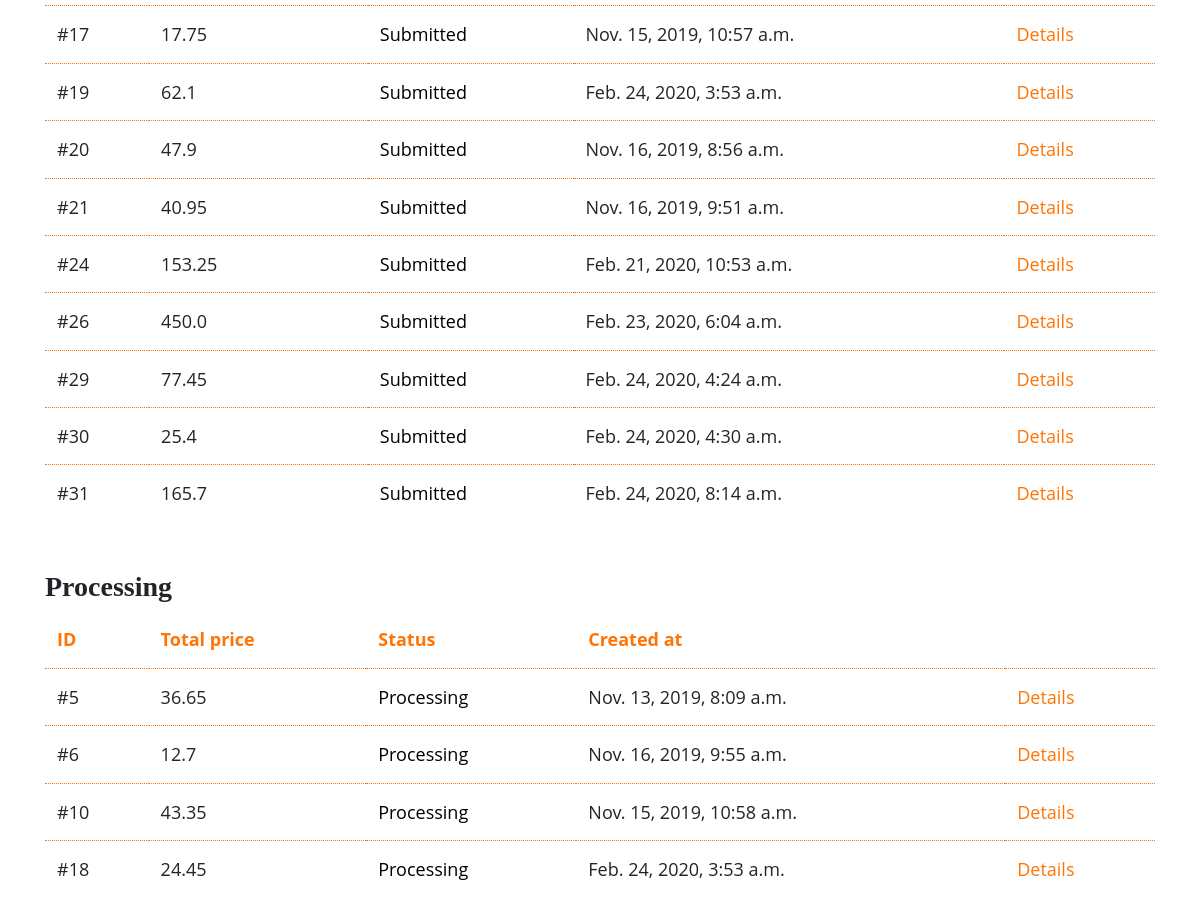
Before: /orders/all (signed in, middle part) with the older database file.
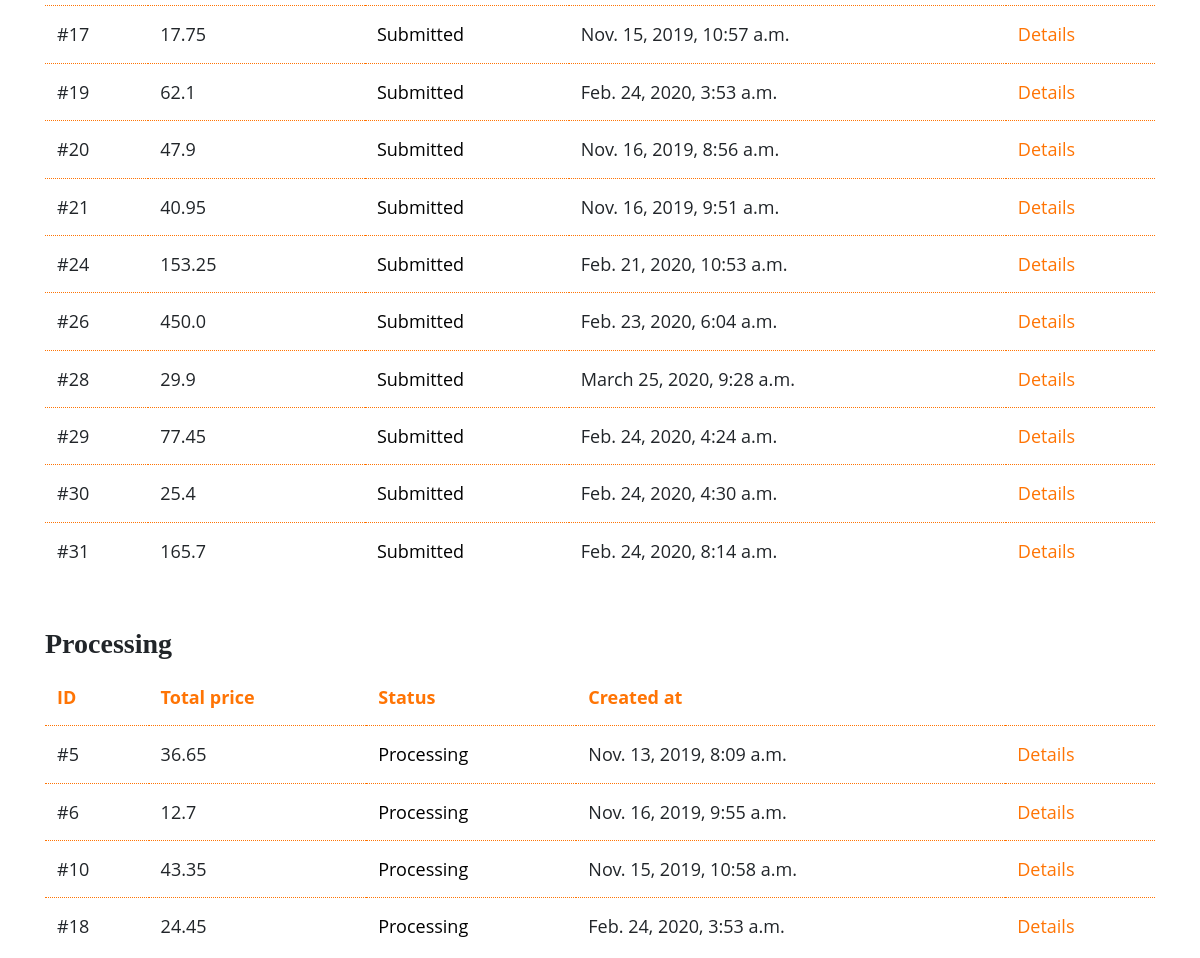
After: the same page with the newer database file.
### orders/models.py (models this page shows, shortened)
class Order(models.Model):
    created_by = models.ForeignKey(User, on_delete=models.SET_NULL, null=True, blank=True)
    time = models.DateTimeField(auto_now=True)
    status_choices = [
        ('p', 'Pending'),
        ('s', 'Submitted'),
        ('pr', 'Processing'),
        ('c', 'Completed'),
    ]
    status = models.CharField(choices=status_choices, max_length=2, blank=False, default='p')
    total_price = models.FloatField(null=True)
    class Meta:
        permissions = (("can_change_status", "Change order status"),)

### orders/views.py (the view)
class AllOrdersListView(LoginRequiredMixin, generic.ListView):
    model = Order
    template_name ='all_orders.html'
    def get_queryset(self):
        return Order.objects.filter(status='s').order_by('id')
    def get_context_data(self, **kwargs):
        cart_num = len(Item.objects.filter(created_by=self.request.user).filter(status__exact='p'))
        context = super(AllOrdersListView, self).get_context_data(**kwargs)
        context['cart_num'] = cart_num
        context['processing_orders'] = Order.objects.filter(status='pr').order_by('id')
        return context

### orders/templates/all_orders.html (shortened to what this page needs)
{% extends "base_generic.html" %}
{% block main %}
<div class="mb-5">
    {% if order_list %}
    <table class="table">
        <tbody>
            {% for order in order_list %}
            <tr>
                <td>#{{ order.id }}</td>
                <td>{{ order.total_price }}</td>
                <td><a href="{% url 'change-order-status' order.pk %}" style="color: black;">
                    {{ order.get_status_display }}</a></td>
                <td>{{ order.time }}</td>
                <td><a href="{% url 'order-detail' order.pk %}" style="color: #ff7404;">
                    Details</a></td>
            </tr>
            {% endfor %}
        </tbody>
    </table>
    {% else %}
    <p><i>No submitted orders yet</i></p>
    {% endif %}
</div>
<div class="mb-5">
    <h3>Processing</h3>
    {% if processing_orders %}
    <table class="table">
        <thead>
            <tr>
                <th scope="col">ID</th>
                <th scope="col">Total price</th>
                <th scope="col">Status</th>
                <th scope="col">Created at</th>
                <th scope="col"></th>
            </tr>
        </thead>
        <tbody>
            {% for order in processing_orders %}
            <tr>
                <td>#{{ order.id }}</td>
                <td>{{ order.total_price }}</td>
                <td><a href="/order/{{ order.id }}/status" style="color: black;">
                    {{ order.get_status_display }}</a></td>
                <td>{{ order.time }}</td>
                <td><a href="{% url 'order-detail' order.pk %}" style="color: #ff7404;">
                    Details</a></td>
            </tr>
            {% endfor %}
        </tbody>
    </table>
    {% else %}
    <p><i>No processing orders yet</i></p>
    {% endif %}
</div>
{% endblock %}

Changed rows visible on the page:
now on this page (row edited): Order: id "28", total_price "29.9", status "Submitted", time "March 25, 2020, 9:28 a.m."
